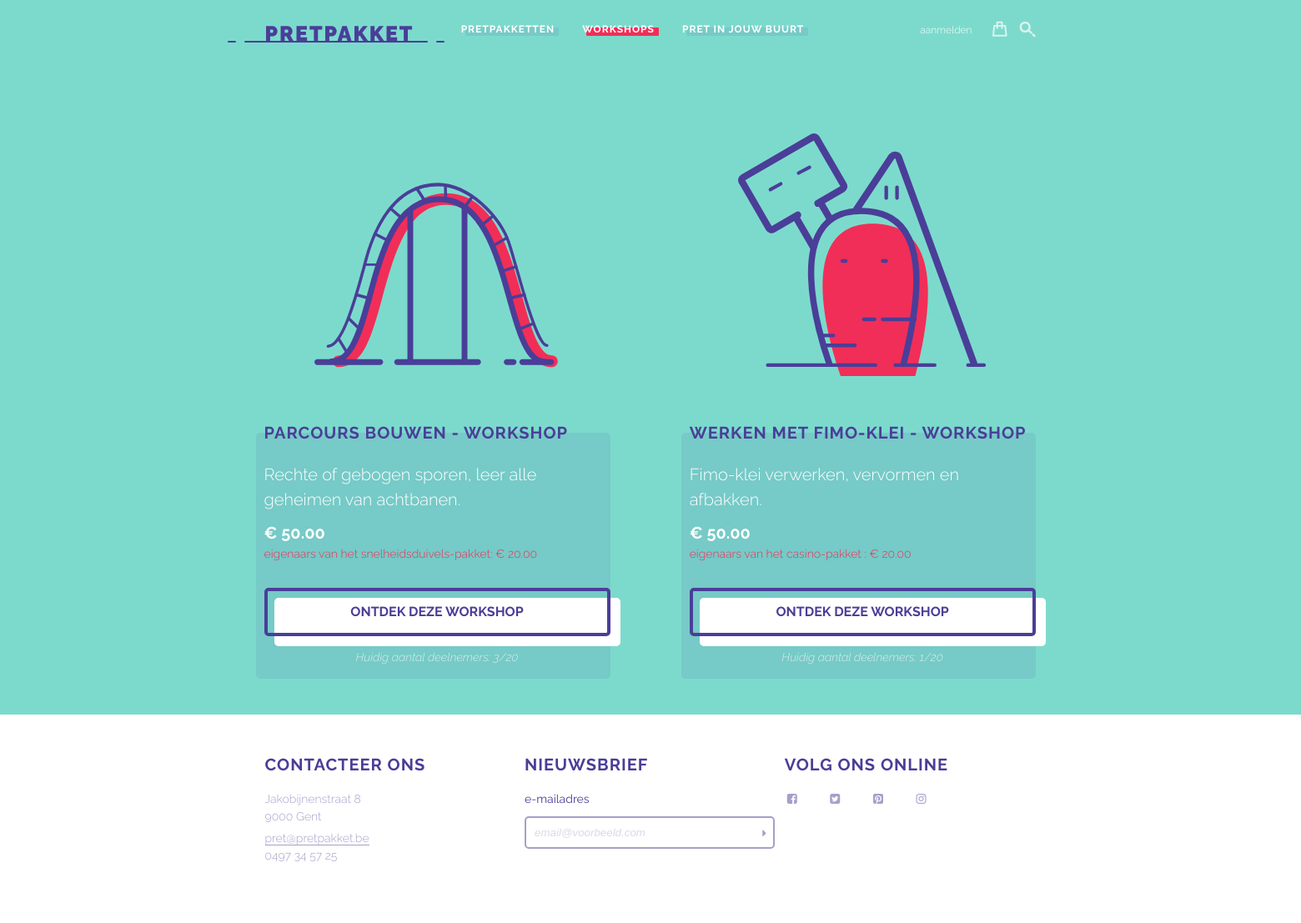
The page /index.php?page=workshops on the database its author committed.
### tables this page shows
CREATE TABLE `dhz_workshops` (
`id` int(11) NOT NULL,
  `package_id` int(11) NOT NULL,
  `workshop_title` varchar(255) NOT NULL,
  `short_description` varchar(255) NOT NULL,
  `long_description` text NOT NULL,
  `image` varchar(255) NOT NULL,
  `location` varchar(255) NOT NULL,
  `date_hr` datetime NOT NULL,
  `price` decimal(10,2) NOT NULL,
  `price_owners` decimal(10,2) NOT NULL,
  `max_subscriptions` int(11) NOT NULL
);

CREATE TABLE `dhz_packages` (
`id` int(11) NOT NULL,
  `views` int(11) NOT NULL,
  `title` varchar(255) NOT NULL,
  `short_description` varchar(255) NOT NULL,
  `long_description` text NOT NULL,
  `small_image` varchar(255) NOT NULL,
  `large_image` varchar(255) NOT NULL,
  `price` decimal(10,2) NOT NULL,
  `promo` varchar(255) NOT NULL
);

### controller/Controller.php (called while the page is built, shortened)
<?php
class Controller {
	public $route;
	public function filter() {
		call_user_func(array($this, $this->route['action']));
	}
	public function render() {
		$this->createViewVarWithContent();
	}
	private function createViewVarWithContent() {
		require WWW_ROOT . 'view' . DS . strtolower($this->route['controller']) . DS . $this->route['action'] . '.php';
	}
	private function renderInLayout() {
		include WWW_ROOT . 'view' . DS . 'layout.php';
	}
}

### index.php (called while the page is built, shortened)
<?php
$routes = array(
    'home' => array(
    	'controller' => 'Packages',
    	'action' => 'index'
    ),
    'pakketten' => array(
    	'controller' => 'Packages',
    	'action' => 'overview'
    ),
    'pakket_detail' => array(
    	'controller' => 'Packages',
    	'action' => 'detail'
    ),
    'pretinjouwbuurt' => array(
    	'controller' => 'Packages',
    	'action' => 'neighbourhood'
    ),
    'search' => array(
        'controller' => 'Packages',
        'action' => 'search'
    ),
    'workshops' => array(
    	'controller' => 'Workshops',
    	'action' => 'overview'
    ),
    'workshop_detail' => array(
    	'controller' => 'Workshops',
    	'action' => 'detail'
    ),
    'login' => array(
        'controller' => 'Users',
        'action' => 'login'
    ),
    'logout' => array(
        'controller' => 'Users',
        'action' => 'logout'
    ),
    'registreren' => array(
        'controller' => 'Users',
        'action' => 'register'
    ),
    'wijzig' => array(
        'controller' => 'Users',
        'action' => 'edit'
    ),
    'newsletter' => array(
        'controller' => 'Users',
        'action' => 'newsletter'
    ),
    'mijnprofiel' => array(
        'controller' => 'Users',
        'action' => 'account'
    ),
    'winkelwagen' => array(
        'controller' => 'Orders',
        'action' => 'cart'
    ),
    'add-package' => array(
        'controller' => 'Orders',
        'action' => 'add_package'
    ),
    'bestellen' => array(
        'controller' => 'Orders',
        'action' => 'place_order'
    )
);
$route = $routes[$_GET['page']];
$controllerObj = new $controllerName();
$controllerObj->route = $route;
$controllerObj->filter();
$controllerObj->render();

### controller/WorkshopsController.php (called while the page is built, shortened)
<?php
require_once WWW_ROOT . 'controller/Controller.php';
class WorkshopsController extends Controller {
	function __construct() {
		require_once WWW_ROOT . 'dao/WorkshopDAO.php';
		$this->workshopDAO = new WorkshopDAO();
	}
	public function overview() {
		$workshops = $this->workshopDAO->selectAll(PDO::FETCH_ASSOC);
	}
}

### dao/WorkshopDAO.php (called while the page is built, shortened)
<?php
class WorkshopDAO extends DAO {
	public function selectAll() {
		$sql = "SELECT dhz_workshops.*, dhz_packages.title FROM `dhz_workshops` INNER JOIN `dhz_packages` ON dhz_workshops.package_id = dhz_packages.id";
		$stmt = $this->pdo->prepare($sql);
		$stmt->execute();
		return $stmt->fetchAll(PDO::FETCH_ASSOC);
	}
}

### view/workshops/overview.php (the view)
<section class="packages-overview">
	<ul class="package-grid">
		<?php foreach($workshops as $workshop): ?>
		<li>
			<figure class="<?php echo 'workshop-id-' . $workshop['id']; ?>"><a href="index.php?page=workshop_detail&amp;id=<?php echo $workshop['id']; ?>"><img src="<?php echo $workshop['image']; ?>" alt="<?php echo $workshop['workshop_title']; ?>"/></a></figure>
			<div class="package-info">
				<h2><?php echo $workshop['workshop_title']; ?></h2>
				<p><?php echo $workshop['short_description']; ?></p>
				<p><em>€ <?php echo $workshop['price']; ?></em></p>
				<p class="price-owners">eigenaars van het <?php echo $workshop['title']; ?>: € <?php echo $workshop['price_owners']; ?></p>
				<a class="button" href="index.php?page=workshop_detail&amp;id=<?php echo $workshop['id']; ?>">Ontdek deze workshop</a>
				<?php
					if($workshop['subscriptions'] == $workshop['max_subscriptions']) {
						echo '<p class="side-info volzet">Deze workshop is volzet.</p>';
					} else {
						echo '<p class="side-info">Huidig aantal deelnemers: ' . $workshop['subscriptions'] . '/' . $workshop['max_subscriptions'] . '</p>';
					}
				?>
			</div>
		</li>
		<?php endforeach ?>
	</ul>
</section>

### css/style.css (style rules this page uses)
body { background:#7CDACC; color:#FFF; font-family: 'Raleway', sans-serif; font-size:20px; line-height:150%; z-index:-10; font-weight:300; overflow-x:hidden; height:100%; }
h1,h2 { text-transform:uppercase; color:#4A3E98; }
h2 { font-size:20px; margin-bottom:20px; letter-spacing:1px; font-weight:700; }
a { text-decoration:none; color:#4A3E98; border-bottom:1px solid #4A3E98; transition:all ease-in 0.2s; -webkit-transition:all ease-in 0.2s; }
em { text-transform:uppercase; font-weight:700; }
.newsletter-form, a.button, h1.header-logo, header .header-underline, nav ul.nav-left li, nav ul.nav-right i, ul.custom-list li, .home_intro, footer, .yellow-sect, .red-sect, .package-info, .home-buurt, .sbmt-bg, .register-sect, .register-sect h1, .total-tbl,.mycart h1,.place-order,.place-order-cart, .select-form .form-label, .profile-personal-data, .my-profile.myorders-tbl, .my-profile.myworkshops-tbl .workshop, .myprofile.sect-1, .myprofile.sect-2, .myprofile.sect-3, .detail-info, .package-content li .content-info, .workshop-subscribe, .workshop-subscription, .latest-reviews li, .neighbour-info, .review-form.neighbour, .latest-reviews, .add-package { position:relative; }
a.button:before, header .header-underline:before, header .header-underline:after,nav ul.nav-left li a:after, ul.custom-list li:before, .home_intro:before ,footer:before, .yellow-sect:before, .red-sect:before, .package-info:before, .home-buurt:before, .yellow-sect:after, .red-sect:after, .sbmt-bg:before, .register-sect:before, .register-sect:after, .register-sect h1:before , .register-sect h1:after, .total-tbl:before, .mycart h1:before,.place-order:after, .place-order-cart:before, .place-order-cart:after, .select-form .form-label:after, .profile-personal-data:before, .my-profile.myorders-tbl:before, .my-profile.myworkshops-tbl .workshop:before, .myprofile.sect-1:before,.myprofile.sect-1:after,.myprofile.sect-2:before,.myprofile.sect-2:after,.myprofile.sect-3:before,.myprofile.sect-3:after, .detail-info:before, .package-content li .content-info:before, .workshop-subscribe:before , .workshop-subscription:before, .workshop-subscription:after, .latest-reviews li:before, .neighbour-info:before, .review-form.neighbour:after, .review-form.neighbour:before, .latest-reviews:before, .overlap-bg:before, .search-form:before, .add-package:before { content:""; position:absolute; border-radius:5px; }
.form-label, .workshop-info p, .select-form .form-label:after, .side-info, .package-content li, .place-order p, .mycart table, .myprofile, footer, .error-message, .workshop-subscribe, .price-owners, .latest-reviews, .box, .no-account, .close-btn, .back-shop, .place-order .profile-personal-data ul li, .edit-data, .empty-cart, .review-map, .user-review { font-size:14px; line-height:150%; }
figure a { border:none; }
a.button, input[type=submit] { border:4px solid #4A3E98; border-radius:5px; padding:10px; width:100%; display:block; text-align:center; text-transform:uppercase; font-weight:700; font-size:16px; margin-top:30px; box-sizing:border-box; background:none; color:#4A3E98; cursor:pointer; }
a.button:before, .sbmt-bg:before, .add-package:before { width:100%; height:100%; left:8px; top:8px; z-index:-5; background:#FFF; border:4px solid #FFF; transition:all ease-in 0.3s; -webkit-transition: all ease-in 0.3s; }
section { margin:100px auto; }
ul.package-grid { margin-left:-91px; }
ul.package-grid li { max-width:415px; display:inline-block; margin-left:90px; }
.package-info { margin-top:50px; }
.package-info:before { width:102.5%; height:100%; background:rgba(75,62,152,0.1); z-index:-5; top:15px; left:-10px; }
.package-info em { margin-top:10px; display:inline-block; }
.package-info a.button { margin-bottom:15px; }
.packages-overview { position:relative; margin-bottom:-110px; }
.packages-overview ul.package-grid li { margin-bottom:200px; }
.promo, .full-workshop, .price-owners { color:#F12E58; }
.side-info { display:block; font-style:italic; text-align:center; opacity:0.7; }
figure.workshop-id-2 img { max-width:300px; margin:auto; display:block; }

### rows shown on the page
dhz_workshops: image (picture), workshop_title "PARCOURS BOUWEN - WORKSHOP", short_description "Rechte of gebogen sporen, leer alle geheimen van achtbanen.", price "50.00", dhz_packages.title "snelheidsduivels-pakket", price_owners "20.00", package "3", max_subscriptions "20"
dhz_workshops: image (picture), workshop_title "WERKEN MET FIMO-KLEI - WORKSHOP", short_description "Fimo-klei verwerken, vervormen en afbakken.", price "50.00", dhz_packages.title "casino-pakket", price_owners "20.00", subscriptions "1", max_subscriptions "20"

### other values the page prints
$page "PRETPAKKETTEN"
$page "WORKSHOPS"
$page "PRET IN JOUW BUURT"
